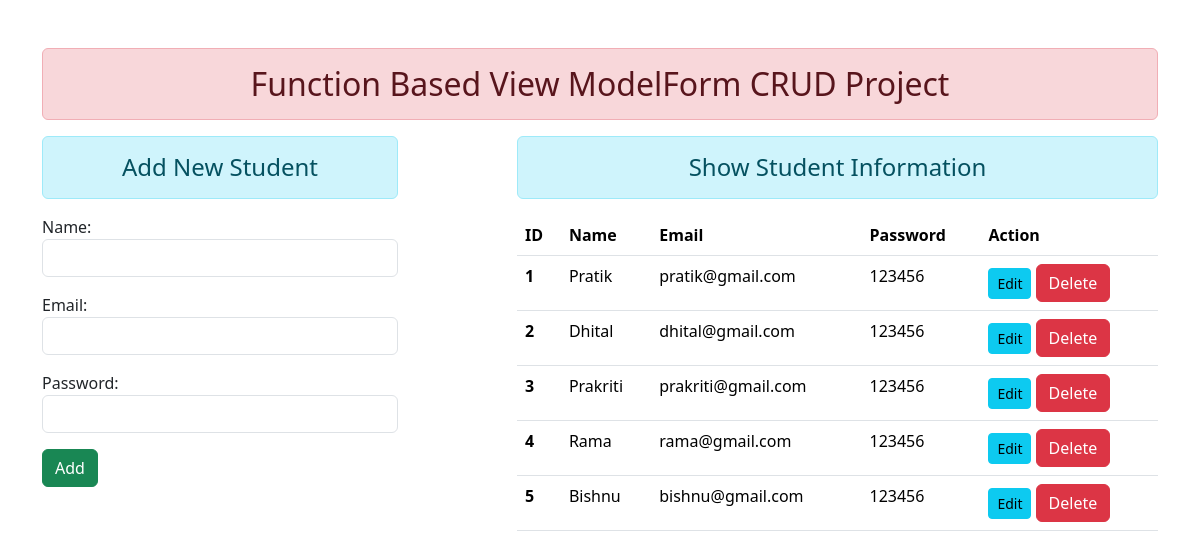
/add-and-show/, run on an earlier commit of the app's database.
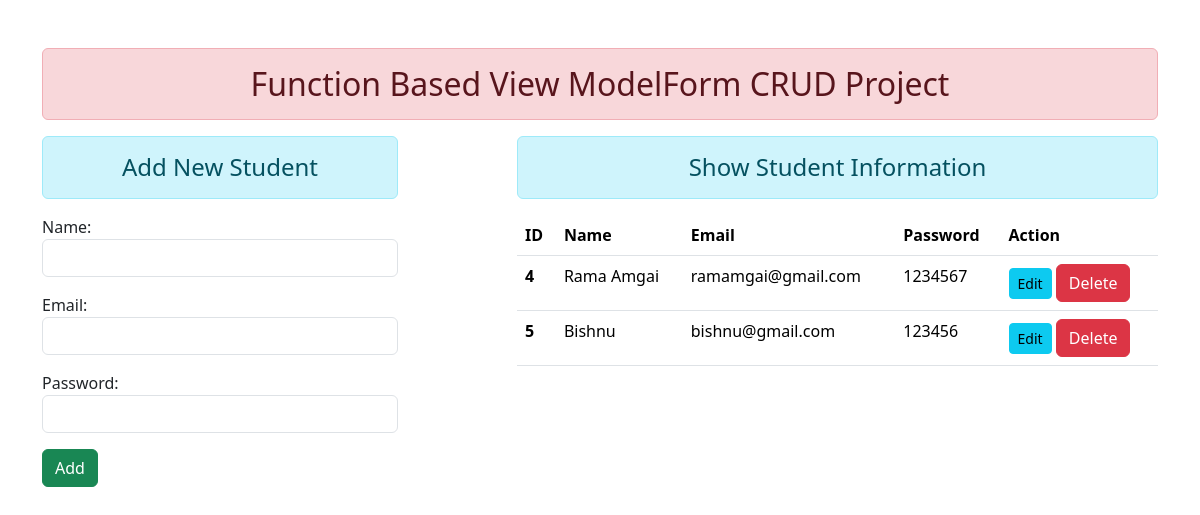
And on a later commit of the database.
### enroll/models.py (models this page shows, shortened)
class User(models.Model):
    name = models.CharField(max_length=150)
    email = models.EmailField(unique=True)
    password = models.CharField(max_length=20)

### enroll/views.py (the view)
# urls.py: path('add-and-show/',add_and_show, name="add-and-show" ),
def add_and_show(request):
    if request.method == 'POST':
        fm = StudentRegistration(request.POST)
        if fm.is_valid():
            nm = fm.cleaned_data['name']
            em = fm.cleaned_data['email']
            pw = fm.cleaned_data['password']
            reg = User(name=nm, email=em, password=pw)
            reg.save()
            fm = StudentRegistration()
    else:
        fm = StudentRegistration()
    stud = User.objects.all()
    return render(request, "enroll/addandshow.html", {'form': fm, 'stu': stud})

### enroll/forms.py
class StudentRegistration(forms.ModelForm):
    class Meta:
        model = User
        fields = ['name', 'email', 'password']
        widgets = {
            'name' : forms.TextInput(attrs={'class': 'form-control'}),
            'email' : forms.EmailInput(attrs={'class': 'form-control'}),
            'password' : forms.PasswordInput(render_value=True, attrs={'class': 'form-control'})
        }

### enroll/templates/enroll/addandshow.html (shortened to what this page needs)
{% extends "enroll/base.html" %}
{% block content %}
<div class="row">
    <div class="col-sm-4">
        <h4 class="text-center alert alert-info">Add New Student</h4>
        <form action="" method="POST">
            {{form.as_p}}
            <input type="submit" class="btn btn-success" value="Add">
        </form>
    </div>
    <div class="col-sm-7 offset-1">
        <h4 class="text-center alert alert-info">Show Student Information</h4>
        {% if stu %}
        <table class="table table-hover">
            <thead>
                <tr>
                    <th scope="col">ID</th>
                    <th scope="col">Name</th>
                    <th scope="col">Email</th>
                    <th scope="col">Password</th>
                    <th scope="col">Action</th>
                </tr>
            </thead>
            <tbody>
                {% for st in stu %}
                <tr>
                    <th scope="row">{{st.id}}</th>
                    <td>{{st.name}}</td>
                    <td>{{st.email}}</td>
                    <td>{{st.password}}</td>
                    <td>
                        <a href="{% url 'update' st.id %}" class="btn btn-info btn-sm">Edit</a>
                        <form action="{% url 'delete' st.id %}" method="POST" class="d-inline">
                            <input type="submit" class="btn btn-danger" value="Delete">
                        </form>
                    </td>
                </tr>
                {%  endfor %}
            </tbody>
        </table>
        {% else %}
        <h4 class="text-center alert alert-warnning">No Records Found!</h4>
        {% endif %}
    </div>
</div>
{% endblock content %}

### enroll/templates/enroll/base.html (shortened to what this page needs)
<!DOCTYPE html>
{% load static %}
<html lang="en">
<head>
    <link rel="stylesheet" href="{% static 'enroll/css/bootstrap.css' %}">
</head>
<body>
    <div class="container mt-5">
        <h2 class="text-center alert alert-danger"> Function Based View ModelForm CRUD Project</h2>
        {% block content %}
        {% endblock content %}
    </div>
</body>
</html>

What changed in the data, as far as the page shows it:
removed User: id "1", name "Pratik", email "pratik@gmail.com", password "123456"
removed User: id "2", name "Dhital", email "dhital@gmail.com", password "123456"
removed User: id "3", name "Prakriti", email "prakriti@gmail.com", password "123456"
changed User id 4: name "Rama" → "Rama Amgai"; email "rama@gmail.com" → "ramamgai@gmail.com"; password "123456" → "1234567"
